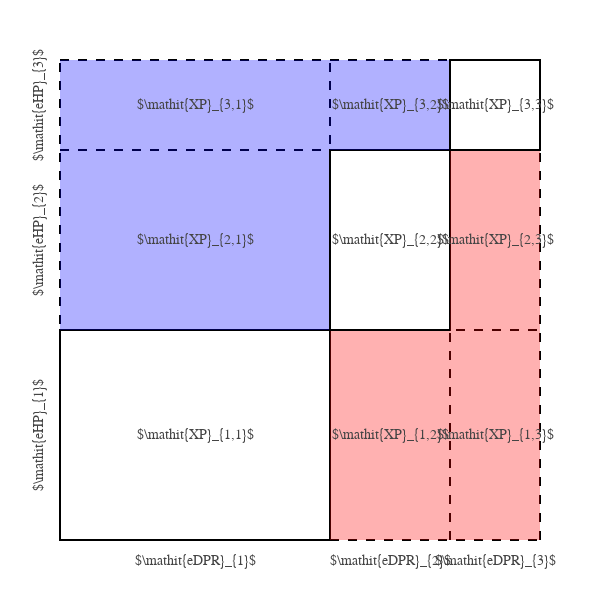

Here is the notebook cell this chart was saved with:
### Code cell
# An example encounter diagram to illustrate what the encounter multiplier represents.
x_mins  = [0, 9, 13]
y_mins  = [0, 7, 13]
widths  = [9, 4,  3]
heights = [7, 6,  3]
color_diag = 'white'
color_bot = 'red'
color_top = 'blue'

# create figure
fig = go.Figure(
    layout=go.Layout(
        template=TFB_TEMPLATE,
        margin=dict(l=15, r=15, b=15, t=15, pad=4),
        #margin=dict(autoexpand=True),
        dragmode=False,
        xaxis=dict(
            range=[-1.5,17.5],
            mirror=False,
            showgrid=False,
            showline=False,
            zeroline=False,
            showticklabels=False,
            ticks='', minor=dict(ticks=''),
        ),
        yaxis=dict(
            range=[-1.5,17.5],
            mirror=False,
            showgrid=False,
            showline=False,
            zeroline=False,
            showticklabels=False,
            ticks='', minor=dict(ticks=''),
        ),
    )
)

# create diagram
for i in range(3):
    for j in range(3):
        if i < j:
            fc = color_top
            ls = 'dash'
        elif i > j:
            fc = color_bot
            ls = 'dash'
        else:
            fc = 'white'
            ls = 'solid'

        fig.add_shape(type="rect",
            x0=x_mins[i], y0=y_mins[j], x1=x_mins[i]+widths[i], y1=y_mins[j]+heights[j],
            line=dict(color='rgba(250,250,250,0)'),
            fillcolor=fc,
            opacity=0.3,
        )

        if ls == 'solid':
            fig.add_shape(type="rect",
                x0=x_mins[i], y0=y_mins[j], x1=x_mins[i]+widths[i], y1=y_mins[j]+heights[j],
                line=dict(color='black', dash=ls),
                fillcolor=None,
            )

        fig.add_annotation(
            x=x_mins[i] + 0.5*widths[i], 
            y=y_mins[j] + 0.5*heights[j],
            showarrow=False,
            text=f'$\mathit{{XP}}_{{{j+1},{i+1}}}$',
        )

# add reference lines
def add_reference_line(fig, x, y):
    fig.add_trace(go.Scatter(
        x=x, y=y,
        mode='lines',
        line=dict(color='black', dash='dash'),
        showlegend=False, 
        hoverinfo='skip',
    ))

for i in range(3):
    add_reference_line(fig, x=[0, 16], y=[y_mins[i],y_mins[i]])
    add_reference_line(fig, x=[x_mins[i],x_mins[i]], y=[0, 16])
add_reference_line(fig, x=[ 0, 16], y=[16, 16])
add_reference_line(fig, x=[16, 16], y=[ 0, 16])

# add axis labels
for i in range(3):
    # y-axis
    fig.add_annotation(
        x=-0.7, y=y_mins[i] + 0.5*heights[i],
        showarrow=False,
        text=f'$\mathit{{eHP}}_{{{i+1}}}$',
        textangle=-90,
    )
    # x-axis
    fig.add_annotation(
        x=x_mins[i] + 0.5*widths[i], y=-0.7,
        showarrow=False,
        text=f'$\mathit{{eDPR}}_{{{i+1}}}$',
    )

# show figure
fig.update_layout(width=600, height=600)
fig.show(config=TFB_CONFIG)

# save figures
if SAVEFIGS:
    fig.update_layout(autosize=True, width=None, height=None)
    save_fig_html(fig, format='large', name='fig-xp-encounter-diagram-large', style='aspect-ratio: 600/600;')
    save_fig_html(fig, format='small', name='fig-xp-encounter-diagram-small', style='aspect-ratio: 600/600;')

### Figure 1 — Plotly figure (JSON) as saved in the notebook; plotly's stock layout.template omitted (floating-point values rounded to 4 significant figures)
{"data": [{"hoverinfo": "skip", "line": {"color": "black", "dash": "dash"}, "mode": "lines", "showlegend": false, "type": "scatter", "x": [0, 16], "y": [0, 0]}, {"hoverinfo": "skip", "line": {"color": "black", "dash": "dash"}, "mode": "lines", "showlegend": false, "type": "scatter", "x": [0, 0], "y": [0, 16]}, {"hoverinfo": "skip", "line": {"color": "black", "dash": "dash"}, "mode": "lines", "showlegend": false, "type": "scatter", "x": [0, 16], "y": [7, 7]}, {"hoverinfo": "skip", "line": {"color": "black", "dash": "dash"}, "mode": "lines", "showlegend": false, "type": "scatter", "x": [9, 9], "y": [0, 16]}, {"hoverinfo": "skip", "line": {"color": "black", "dash": "dash"}, "mode": "lines", "showlegend": false, "type": "scatter", "x": [0, 16], "y": [13, 13]}, {"hoverinfo": "skip", "line": {"color": "black", "dash": "dash"}, "mode": "lines", "showlegend": false, "type": "scatter", "x": [13, 13], "y": [0, 16]}, {"hoverinfo": "skip", "line": {"color": "black", "dash": "dash"}, "mode": "lines", "showlegend": false, "type": "scatter", "x": [0, 16], "y": [16, 16]}, {"hoverinfo": "skip", "line": {"color": "black", "dash": "dash"}, "mode": "lines", "showlegend": false, "type": "scatter", "x": [16, 16], "y": [0, 16]}], "layout": {"annotations": [{"showarrow": false, "text": "$\\mathit{XP}_{1,1}$", "x": 4.5, "y": 3.5}, {"showarrow": false, "text": "$\\mathit{XP}_{2,1}$", "x": 4.5, "y": 10}, {"showarrow": false, "text": "$\\mathit{XP}_{3,1}$", "x": 4.5, "y": 14.5}, {"showarrow": false, "text": "$\\mathit{XP}_{1,2}$", "x": 11, "y": 3.5}, {"showarrow": false, "text": "$\\mathit{XP}_{2,2}$", "x": 11, "y": 10}, {"showarrow": false, "text": "$\\mathit{XP}_{3,2}$", "x": 11, "y": 14.5}, {"showarrow": false, "text": "$\\mathit{XP}_{1,3}$", "x": 14.5, "y": 3.5}, {"showarrow": false, "text": "$\\mathit{XP}_{2,3}$", "x": 14.5, "y": 10}, {"showarrow": false, "text": "$\\mathit{XP}_{3,3}$", "x": 14.5, "y": 14.5}, {"showarrow": false, "text": "$\\mathit{eHP}_{1}$", "textangle": -90, "x": -0.7, "y": 3.5}, {"showarrow": false, "text": "$\\mathit{eDPR}_{1}$", "x": 4.5, "y": -0.7}, {"showarrow": false, "text": "$\\mathit{eHP}_{2}$", "textangle": -90, "x": -0.7, "y": 10}, {"showarrow": false, "text": "$\\mathit{eDPR}_{2}$", "x": 11, "y": -0.7}, {"showarrow": false, "text": "$\\mathit{eHP}_{3}$", "textangle": -90, "x": -0.7, "y": 14.5}, {"showarrow": false, "text": "$\\mathit{eDPR}_{3}$", "x": 14.5, "y": -0.7}], "dragmode": false, "height": 600, "margin": {"b": 15, "l": 15, "pad": 4, "r": 15, "t": 15}, "shapes": [{"fillcolor": "white", "line": {"color": "rgba(250,250,250,0)"}, "opacity": 0.3, "type": "rect", "x0": 0, "x1": 9, "y0": 0, "y1": 7}, {"line": {"color": "black", "dash": "solid"}, "type": "rect", "x0": 0, "x1": 9, "y0": 0, "y1": 7}, {"fillcolor": "blue", "line": {"color": "rgba(250,250,250,0)"}, "opacity": 0.3, "type": "rect", "x0": 0, "x1": 9, "y0": 7, "y1": 13}, {"fillcolor": "blue", "line": {"color": "rgba(250,250,250,0)"}, "opacity": 0.3, "type": "rect", "x0": 0, "x1": 9, "y0": 13, "y1": 16}, {"fillcolor": "red", "line": {"color": "rgba(250,250,250,0)"}, "opacity": 0.3, "type": "rect", "x0": 9, "x1": 13, "y0": 0, "y1": 7}, {"fillcolor": "white", "line": {"color": "rgba(250,250,250,0)"}, "opacity": 0.3, "type": "rect", "x0": 9, "x1": 13, "y0": 7, "y1": 13}, {"line": {"color": "black", "dash": "solid"}, "type": "rect", "x0": 9, "x1": 13, "y0": 7, "y1": 13}, {"fillcolor": "blue", "line": {"color": "rgba(250,250,250,0)"}, "opacity": 0.3, "type": "rect", "x0": 9, "x1": 13, "y0": 13, "y1": 16}, {"fillcolor": "red", "line": {"color": "rgba(250,250,250,0)"}, "opacity": 0.3, "type": "rect", "x0": 13, "x1": 16, "y0": 0, "y1": 7}, {"fillcolor": "red", "line": {"color": "rgba(250,250,250,0)"}, "opacity": 0.3, "type": "rect", "x0": 13, "x1": 16, "y0": 7, "y1": 13}, {"fillcolor": "white", "line": {"color": "rgba(250,250,250,0)"}, "opacity": 0.3, "type": "rect", "x0": 13, "x1": 16, "y0": 13, "y1": 16}, {"line": {"color": "black", "dash": "solid"}, "type": "rect", "x0": 13, "x1": 16, "y0": 13, "y1": 16}], "width": 600, "xaxis": {"minor": {"ticks": ""}, "mirror": false, "range": [-1.5, 17.5], "showgrid": false, "showline": false, "showticklabels": false, "ticks": "", "zeroline": false}, "yaxis": {"minor": {"ticks": ""}, "mirror": false, "range": [-1.5, 17.5], "showgrid": false, "showline": false, "showticklabels": false, "ticks": "", "zeroline": false}}}
